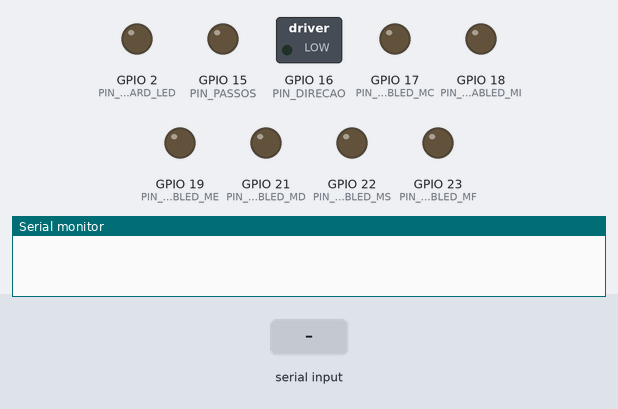
A program run on a simulated ESP32. On the bench: switched loads named in the program (green lamp = pin HIGH), output pins drawn as LEDs (lit = HIGH), the last lines printed to the serial monitor. The test bench sets the inputs (shaded band).

Above: at 1.2 s.
1.3 s: "F\n" received over Serial
At 2.7 s:
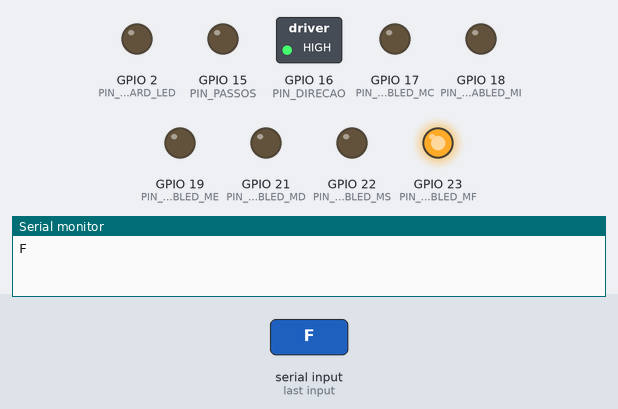
3.0 s: "R\n" received over Serial
At 4.1 s:
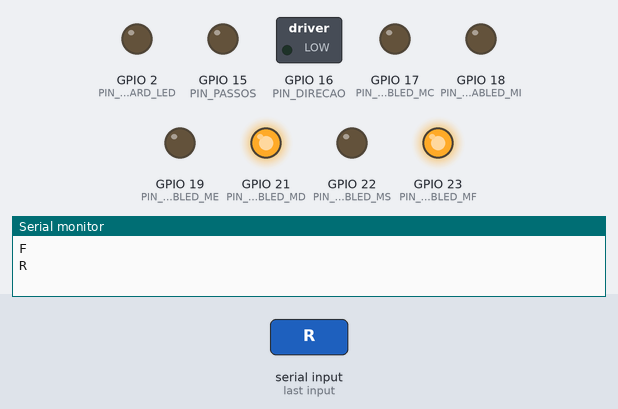
4.7 s: "B\n" received over Serial
At 5.4 s:
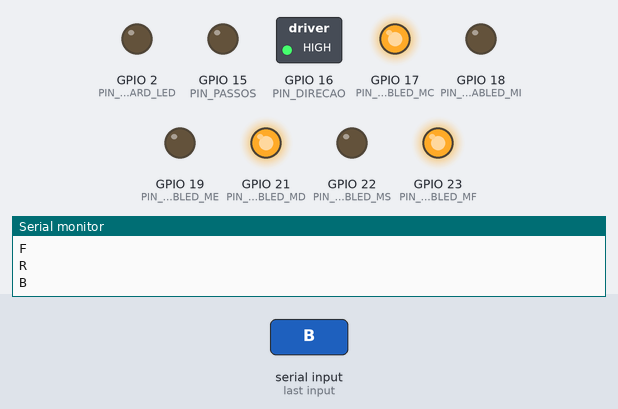
6.4 s: "L\n" received over Serial
At 7.8 s:
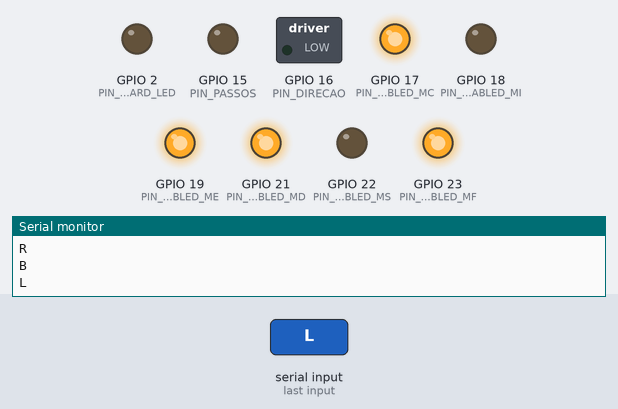
8.1 s: "U\n" received over Serial
At 9.1 s:
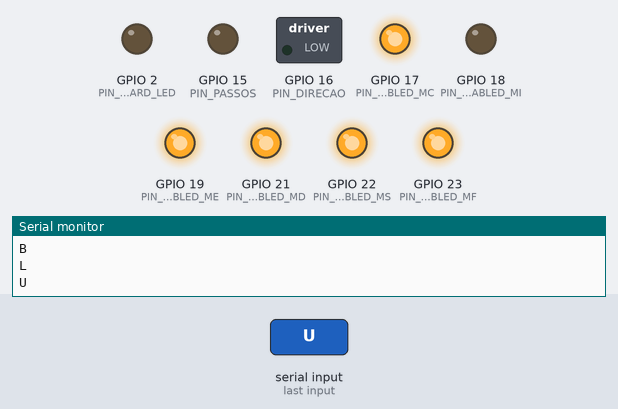
9.8 s: "D\n" received over Serial
At 10.4 s:
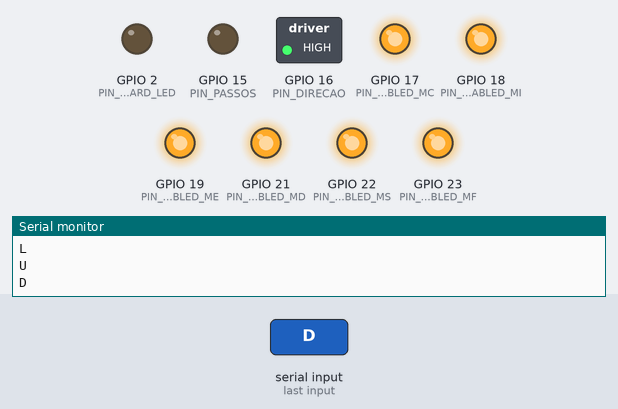
Timing chart, 0 to 12.5 s (numbered marks = the images above; inputs shaded):
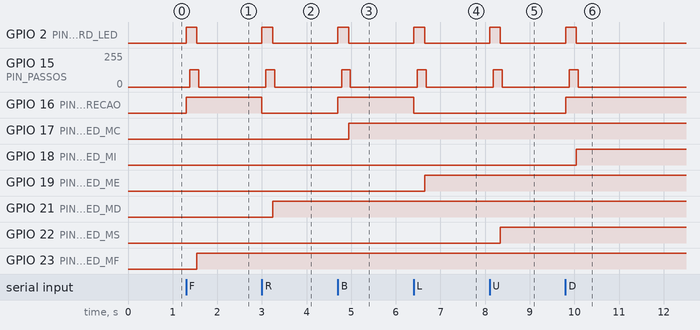

The program:

main.cpp
```cpp
//pio run && pio run --target upload --upload-port /dev/ttyUSB0 && pio device monitor
#include <Arduino.h>
#include <Motor/Motor.h>
#include <Motor/ControladorMotores.h>
#include <constantes.h>
#include <string>

using namespace constantes;

bool _trabalhando;
ControladorMotor controlador;

void setTrabalhando(bool value){
    _trabalhando = value;
    digitalWrite(PIN_ONBOARD_LED,
        (_trabalhando) ? HIGH : LOW
    );
}

void setup() {
    // put your setup code here, to run once:
    Serial.begin(9600);
    pinMode(PIN_ONBOARD_LED, OUTPUT);
    controlador = ControladorMotor();
}

void loop() {
    if (Serial.available()){
        //recebe a sequencia de movimento dos motores atravez
        //da porta serial
        if (!_trabalhando){
            setTrabalhando(true);
            String movs = Serial.readStringUntil('\r\n');
            controlador.executarMovimentos(movs);
            setTrabalhando(false);
        } else {
            Serial.println("Espera, to trabalhando...");
        }
    }
}
```

ControladorMotores.cpp
```cpp
//Instancia e contra os 6 motores do rubik bot
#include <Arduino.h>
#include <Motor/Motor.h>
#include <Motor/ControladorMotores.h>
#include <constantes.h>

using namespace constantes;

Motor mFrente(PIN_ENABLED_MF);
Motor mDireita(PIN_ENABLED_MD);
Motor mCosta(PIN_ENABLED_MC);
Motor mEsquerda(PIN_ENABLED_ME);
Motor mSuperior(PIN_ENABLED_MS);
Motor mInferior(PIN_ENABLED_MI);

ControladorMotor::ControladorMotor(){
    pinMode(PIN_DIRECAO, OUTPUT);
    pinMode(PIN_PASSOS, OUTPUT);
}

void ControladorMotor::executarMovimentos(String sequencia){
    //Recebe uma string com os movimentos
    //Padrao: U L' F' B' D F' L U F' B' L B' U D2 F2 L2 U R2 F2 R2 U2 D
    //U: Cima
    //L: Esquerda
    //F: Frente
    //R: Direita
    //D: Baixo
    //B: Costas
    //': Antihorario
    //2: Movimento duplo
    Serial.println(sequencia);
    Movimento movCorrente;
    for (int i = 0; i < sequencia.length(); i++){
        //VERIFICAR AQUI QUAL COMANDO ESTA CHEGANDO!!!
        if (
            (sequencia[i] == *"F") ||
            (sequencia[i] == *"R") ||
            (sequencia[i] == *"B") ||
            (sequencia[i] == *"L") ||
            (sequencia[i] == *"U") ||
            (sequencia[i] == *"D")
        ){
            movCorrente.duplo = false;
            movCorrente.sentido = horario;
            switch (sequencia[i]){
                case 'F':
                    movCorrente.motor = &mFrente;
                    break;
                case 'R':
                    movCorrente.motor = &mDireita;
                    break;
                case 'B':
                    movCorrente.motor = &mCosta;
                    break;
                case 'L':
                    movCorrente.motor = &mEsquerda;
                    break;
                case 'U':
                    movCorrente.motor = &mSuperior;
                    break;
                case 'D':
                    movCorrente.motor = &mInferior;
                    break;
            }
        } else
            if (sequencia[i] == *"'"){
                movCorrente.sentido = antihorario;
            } else
                if (sequencia[i] == *"2"){
                    movCorrente.duplo = true;
                }
        if ((sequencia[i] == *" ")||(i == sequencia.length() - 1)){
            //executa o movimento

            //Inverte o sentido nos motores frontal e traseiro
            if (
                (movCorrente.motor == &mFrente) ||
                (movCorrente.motor == &mCosta) ||
                (movCorrente.motor == &mInferior)
            ){
                movCorrente.sentido = (movCorrente.sentido == antihorario) ? horario : antihorario;
            }
            movCorrente.motor->girar(
                movCorrente.sentido,
                (movCorrente.duplo) ? 2 : 1
            );
        }
    }
}
```

ControladorMotores.h
```cpp
#ifndef ControladorMotor_h
#define ControladorMotor_h
#include <string>

#define PIN_ENABLED_MC 17
#define PIN_ENABLED_MI 18
#define PIN_ENABLED_ME 19
#define PIN_ENABLED_MD 21
#define PIN_ENABLED_MS 22
#define PIN_ENABLED_MF 23

struct Movimento {
    Motor * motor;
    Sentido sentido;
    bool duplo;
};

class ControladorMotor
{
    public:
        ControladorMotor();
        void executarMovimentos(String sequencia);
};

#endif
```

Motor.cpp
```cpp
#include <Arduino.h>
#include <Motor/Motor.h>
#include <constantes.h>

using namespace constantes;

Motor::Motor(int pin){
    _pinEnabled = pin;
    pinMode(_pinEnabled, OUTPUT);
    _setHabilitado(false);
}

void Motor::_definirSentido(Sentido s){
  if (s == horario)
    digitalWrite(PIN_DIRECAO, LOW);
  else
    digitalWrite(PIN_DIRECAO, HIGH);
}

void Motor::_setHabilitado(bool value){
    if (value == true)
        digitalWrite(_pinEnabled, LOW);
    else
        digitalWrite(_pinEnabled, HIGH);
    _habilitado = value;
}

void Motor::girar(Sentido s, int voltas){
    _definirSentido(s);
    _setHabilitado(true);
    delay(35);
    //total de passos = 200 por rotacao
    int passos = (voltas * 50) + 2;
    for (int x = 0; x < passos; x++){
      digitalWrite(PIN_PASSOS, HIGH);
      delay(2.4);
      digitalWrite(PIN_PASSOS, LOW);
      delay(2.4);
    }
    _setHabilitado(false);
}
```

Motor.h
```cpp
#ifndef Motor_h
#define Motor_h

enum MotorFace {frente, direita, costas, esquerda, cima, baixo};
enum Sentido {horario, antihorario};

class Motor
{
  public:
    Motor(int pinEnabled);
    void girar(Sentido s, int voltas);
  private:
    int _pinEnabled;
    bool _habilitado;
    void _setHabilitado(bool value);
    void _definirSentido(Sentido s);
};

#endif
```

constantes.h
```cpp
namespace constantes
{
    const int PIN_ONBOARD_LED = 2;
    const int PIN_DIRECAO = 16;
    const int PIN_PASSOS = 15;
}
```

Measured:
- after the input at 1.3 s, GPIO 2 (PIN_ONBOARD_LED): LOW → HIGH at once, → LOW 0.24 s later; GPIO 15 (PIN_PASSOS): 0/255 → 128/255 after 0.08 s, → 0/255 0.20 s later; GPIO 16 (PIN_DIRECAO): LOW → HIGH at once; GPIO 23 (PIN_ENABLED_MF): LOW → HIGH after 0.24 s
- after the input at 3.0 s, GPIO 2 (PIN_ONBOARD_LED): LOW → HIGH at once, → LOW 0.24 s later; GPIO 15 (PIN_PASSOS): 0/255 → 128/255 after 0.08 s, → 0/255 0.20 s later; GPIO 16 (PIN_DIRECAO): HIGH → LOW at once; GPIO 21 (PIN_ENABLED_MD): LOW → HIGH after 0.24 s
- after the input at 4.7 s, GPIO 2 (PIN_ONBOARD_LED): LOW → HIGH at once, → LOW 0.24 s later; GPIO 15 (PIN_PASSOS): 0/255 → 128/255 after 0.08 s, → 0/255 0.20 s later; GPIO 16 (PIN_DIRECAO): LOW → HIGH at once; GPIO 17 (PIN_ENABLED_MC): LOW → HIGH after 0.24 s
- after the input at 6.4 s, GPIO 2 (PIN_ONBOARD_LED): LOW → HIGH at once, → LOW 0.24 s later; GPIO 15 (PIN_PASSOS): 0/255 → 128/255 after 0.08 s, → 0/255 0.20 s later; GPIO 16 (PIN_DIRECAO): HIGH → LOW at once; GPIO 19 (PIN_ENABLED_ME): LOW → HIGH after 0.24 s
- after the input at 8.1 s, GPIO 2 (PIN_ONBOARD_LED): LOW → HIGH at once, → LOW 0.24 s later; GPIO 15 (PIN_PASSOS): 0/255 → 128/255 after 0.08 s, → 0/255 0.20 s later; GPIO 22 (PIN_ENABLED_MS): LOW → HIGH after 0.24 s
- after the input at 9.8 s, GPIO 2 (PIN_ONBOARD_LED): LOW → HIGH at once, → LOW 0.24 s later; GPIO 15 (PIN_PASSOS): 0/255 → 128/255 after 0.08 s, → 0/255 0.20 s later; GPIO 16 (PIN_DIRECAO): LOW → HIGH at once; GPIO 18 (PIN_ENABLED_MI): LOW → HIGH after 0.24 s
